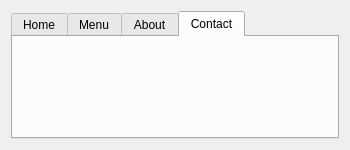
<?xml version="1.0" encoding="UTF-8"?>
<ui version="4.0">
 <class>secDialog</class>
 <widget class="QDialog" name="secDialog">
  <property name="geometry">
   <rect>
    <x>0</x>
    <y>0</y>
    <width>350</width>
    <height>150</height>
   </rect>
  </property>
  <property name="windowTitle">
   <string>Dialog</string>
  </property>
  <layout class="QFormLayout" name="formLayout">
   <item row="0" column="0" colspan="2">
    <widget class="QTabWidget" name="tabWidget">
     <property name="currentIndex">
      <number>3</number>
     </property>
     <property name="movable">
      <bool>true</bool>
     </property>
     <widget class="QWidget" name="tab">
      <attribute name="title">
       <string>Home</string>
      </attribute>
     </widget>
     <widget class="QWidget" name="tab_2">
      <attribute name="title">
       <string>Menu</string>
      </attribute>
     </widget>
     <widget class="QWidget" name="tab_3">
      <attribute name="title">
       <string>About</string>
      </attribute>
     </widget>
     <widget class="QWidget" name="tab_4">
      <attribute name="title">
       <string>Contact</string>
      </attribute>
     </widget>
    </widget>
   </item>
  </layout>
 </widget>
 <resources/>
 <connections/>
</ui>
